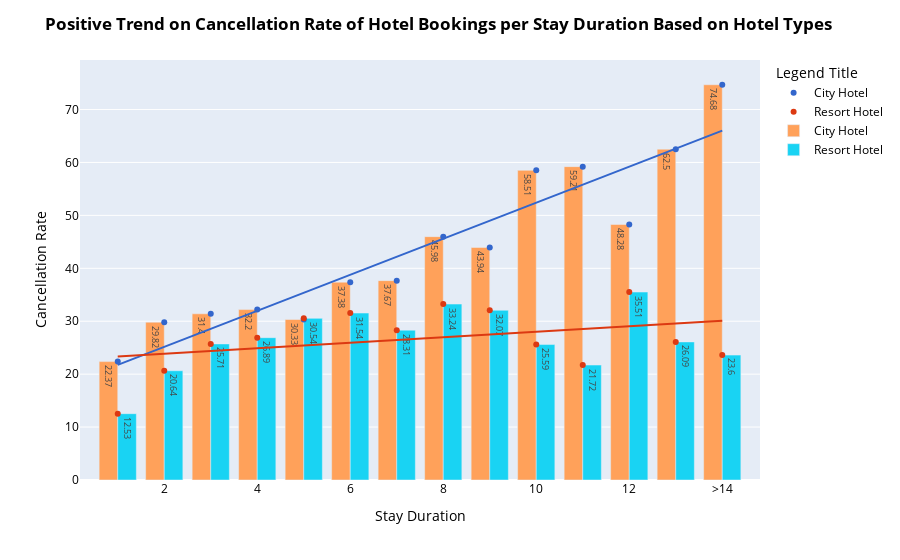

Notebook code cell kept with this figure:
### Code cell
df_agg = duration_and_cancelation(df)
city = df_agg[df_agg['hotel_type']=='City Hotel']
resort = df_agg[df_agg['hotel_type']=='Resort Hotel']
fig = px.scatter(df_agg,
                 x='duration_group',
                 y='cancellation_rate',
                 color='hotel_type',
                 trendline='ols',
                 height=500,
                 color_discrete_sequence=px.colors.qualitative.G10
                )

fig.add_bar(x=city['duration_group'],
            y=city['cancellation_rate'],
            name='City Hotel',
            text=city['cancellation_rate']
            )
fig.add_bar(x=resort['duration_group'],
            y=resort['cancellation_rate'],
            name='Resort Hotel',
            text=resort['cancellation_rate']
            )
fig.update_layout(
    title='<b>Positive Trend on Cancellation Rate of Hotel Bookings\nper Stay Duration Based on Hotel Types<b>',
    xaxis_title='Stay Duration',
    yaxis_title='Cancellation Rate',
    legend_title="Legend Title",
    font=dict(
        size=12,
        color='black'
    ),
    xaxis = dict(
        tickmode = 'array',
        tickvals = [2, 4, 6, 8, 10, 12, 14],
        ticktext = ['2', '4', '6', '8', '10', '12', '>14']
    )
)
fig.show()

### Figure 1 — Plotly figure (JSON) as saved in the notebook; plotly's stock layout.template omitted (floating-point values rounded to 4 significant figures)
{"data": [{"hovertemplate": "hotel_type=City Hotel<br>duration_group=%{x}<br>cancellation_rate=%{y}<extra></extra>", "legendgroup": "City Hotel", "marker": {"color": "#3366CC", "symbol": "circle"}, "mode": "markers", "name": "City Hotel", "orientation": "v", "showlegend": true, "type": "scatter", "x": [1, 2, 3, 4, 5, 6, 7, 8, 9, 10, 11, 12, 13, 14], "xaxis": "x", "y": [22.37, 29.82, 31.4, 32.2, 30.33, 37.38, 37.67, 45.98, 43.94, 58.51, 59.21, 48.28, 62.5, 74.68], "yaxis": "y"}, {"hovertemplate": "<b>OLS trendline</b><br>cancellation_rate = 3.40525 * duration_group + 18.337<br>R<sup>2</sup>=0.883728<br><br>hotel_type=City Hotel<br>duration_group=%{x}<br>cancellation_rate=%{y} <b>(trend)</b><extra></extra>", "legendgroup": "City Hotel", "marker": {"color": "#3366CC", "symbol": "circle"}, "mode": "lines", "name": "City Hotel", "showlegend": false, "type": "scatter", "x": [1, 2, 3, 4, 5, 6, 7, 8, 9, 10, 11, 12, 13, 14], "xaxis": "x", "y": [21.74, 25.15, 28.55, 31.96, 35.36, 38.77, 42.17, 45.58, 48.98, 52.39, 55.79, 59.2, 62.61, 66.01], "yaxis": "y"}, {"hovertemplate": "hotel_type=Resort Hotel<br>duration_group=%{x}<br>cancellation_rate=%{y}<extra></extra>", "legendgroup": "Resort Hotel", "marker": {"color": "#DC3912", "symbol": "circle"}, "mode": "markers", "name": "Resort Hotel", "orientation": "v", "showlegend": true, "type": "scatter", "x": [1, 2, 3, 4, 5, 6, 7, 8, 9, 10, 11, 12, 13, 14], "xaxis": "x", "y": [12.53, 20.64, 25.71, 26.89, 30.54, 31.54, 28.31, 33.24, 32.07, 25.59, 21.72, 35.51, 26.09, 23.6], "yaxis": "y"}, {"hovertemplate": "<b>OLS trendline</b><br>cancellation_rate = 0.522286 * duration_group + 22.7957<br>R<sup>2</sup>=0.133593<br><br>hotel_type=Resort Hotel<br>duration_group=%{x}<br>cancellation_rate=%{y} <b>(trend)</b><extra></extra>", "legendgroup": "Resort Hotel", "marker": {"color": "#DC3912", "symbol": "circle"}, "mode": "lines", "name": "Resort Hotel", "showlegend": false, "type": "scatter", "x": [1, 2, 3, 4, 5, 6, 7, 8, 9, 10, 11, 12, 13, 14], "xaxis": "x", "y": [23.32, 23.84, 24.36, 24.88, 25.41, 25.93, 26.45, 26.97, 27.5, 28.02, 28.54, 29.06, 29.59, 30.11], "yaxis": "y"}, {"name": "City Hotel", "text": [22.37, 29.82, 31.4, 32.2, 30.33, 37.38, 37.67, 45.98, 43.94, 58.51, 59.21, 48.28, 62.5, 74.68], "type": "bar", "x": [1, 2, 3, 4, 5, 6, 7, 8, 9, 10, 11, 12, 13, 14], "y": [22.37, 29.82, 31.4, 32.2, 30.33, 37.38, 37.67, 45.98, 43.94, 58.51, 59.21, 48.28, 62.5, 74.68]}, {"name": "Resort Hotel", "text": [12.53, 20.64, 25.71, 26.89, 30.54, 31.54, 28.31, 33.24, 32.07, 25.59, 21.72, 35.51, 26.09, 23.6], "type": "bar", "x": [1, 2, 3, 4, 5, 6, 7, 8, 9, 10, 11, 12, 13, 14], "y": [12.53, 20.64, 25.71, 26.89, 30.54, 31.54, 28.31, 33.24, 32.07, 25.59, 21.72, 35.51, 26.09, 23.6]}], "layout": {"autosize": true, "font": {"color": "black", "size": 12}, "legend": {"title": {"text": "Legend Title"}, "tracegroupgap": 0}, "margin": {"t": 60}, "title": {"text": "<b>Positive Trend on Cancellation Rate of Hotel Bookings\nper Stay Duration Based on Hotel Types<b>"}, "xaxis": {"anchor": "y", "autorange": true, "domain": [0, 1], "range": [0.2117, 14.79], "tickmode": "array", "ticktext": ["2", "4", "6", "8", "10", "12", ">14"], "tickvals": [2, 4, 6, 8, 10, 12, 14], "title": {"text": "Stay Duration"}, "type": "linear"}, "yaxis": {"anchor": "x", "autorange": true, "domain": [0, 1], "range": [0, 79.48], "title": {"text": "Cancellation Rate"}, "type": "linear"}}}
